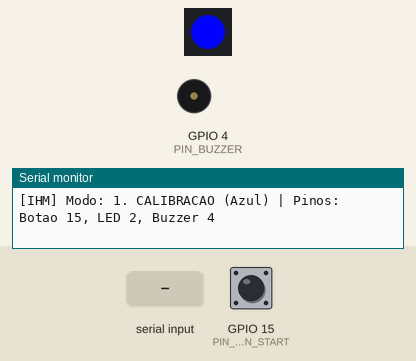
This program was run on a simulated ESP32. On the bench: 1 RGB LEDs in strip order, left to right, buzzer (waves = sounding), the last lines printed to the serial monitor. The inputs (shaded band) are chosen by the test bench; at power-on: GPIO 15 (PIN_BUTTON_START) HIGH.

Above: at 1.8 s.
1.9 s: GPIO 15 (PIN_BUTTON_START) pulled LOW for 1 s
At 4.2 s:
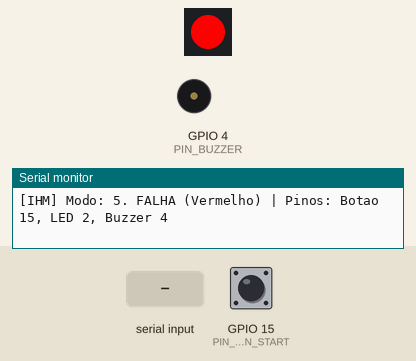
4.9 s: "1" received over Serial
At 6.2 s:
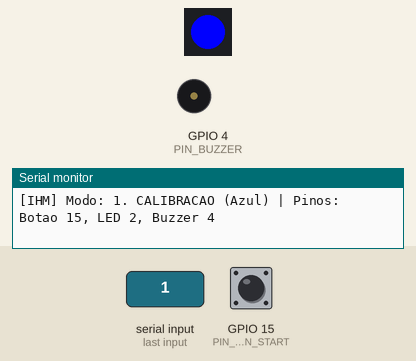
6.5 s: "0" received over Serial
At 7.3 s:
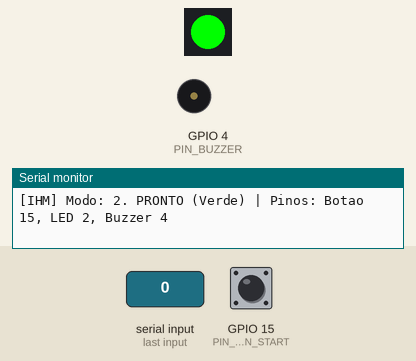
8.1 s: "2" received over Serial
At 8.9 s:
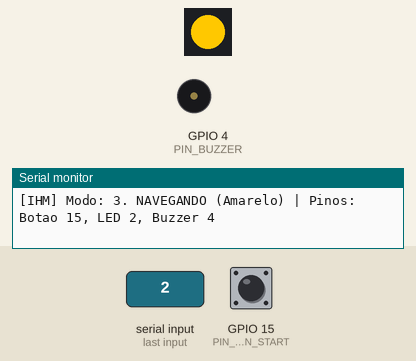
Timing chart, 0 to 10.7 s (numbered marks = the images above; inputs shaded):
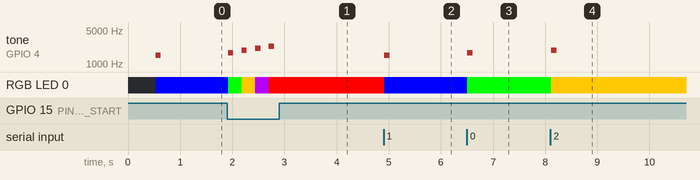

Measured:
- after the input at 1.9 s, tone on GPIO 4 (PIN_BUZZER): plays 1700 Hz for 0.10 s, 1900 Hz for 0.10 s, 2100 Hz for 0.10 s, 2300 Hz for 0.10 s, starting at once; RGB LED 0: RGB(0, 0, 255) → RGB(0, 255, 0) at once, → RGB(255, 200, 0) 0.26 s later, → RGB(180, 0, 255) 0.26 s later, → RGB(255, 0, 0) 0.26 s later
- after the input at 4.9 s, tone on GPIO 4 (PIN_BUZZER): silent → 1500 Hz at once, → silent 0.10 s later; RGB LED 0: RGB(255, 0, 0) → RGB(0, 0, 255) at once
- after the input at 6.5 s, tone on GPIO 4 (PIN_BUZZER): silent → 1700 Hz at once, → silent 0.10 s later; RGB LED 0: RGB(0, 0, 255) → RGB(0, 255, 0) at once
- after the input at 8.1 s, tone on GPIO 4 (PIN_BUZZER): silent → 1900 Hz at once, → silent 0.10 s later; RGB LED 0: RGB(0, 255, 0) → RGB(255, 200, 0) at once

The program:

main.cpp
```cpp
/**
 * ==============================================================================
 * PROJETO MICROMOUSE - GRUPO 1 (PI1 2026.2 FCTE/UnB)
 * FIRMWARE: ISSUE #98 [EAP 3.1.4]
 * Interface de Usuario e Sinalizacao (LED RGB, Buzzer e Botao)
 * ==============================================================================
 * MAPEAMENTO DE PORTAS E PINOS (SHIELD REV 2.0):
 *   - Botao de Largada: GPIO 15 (Pull-Up interno por software)
 *   - LED RGB Status:   GPIO 2  (WS2812B / 5 Estados Operacionais)
 *   - Buzzer Ativo:     GPIO 4  (Alarme Acustico >= 60 dB)
 * ==============================================================================
 */

#include <Arduino.h>
#include <Adafruit_NeoPixel.h>
#include "ihm_driver.h"

Adafruit_NeoPixel strip(1, PIN_RGB_LED, NEO_GRB + NEO_KHZ800);
int mode = 0; // 0=Calib, 1=Pronto, 2=Navegando, 3=Gol, 4=Falha/Bateria
uint32_t last_press = 0;

void set_mode(int new_mode) {
    mode = new_mode % 5;
    VisualPattern_t p = ihm_get_visual_pattern((OperationalState_t)mode);
    strip.setPixelColor(0, strip.Color(p.r, p.g, p.b));
    strip.show();

    // Bipe sonoro de confirmacao no buzzer
    tone(PIN_BUZZER, 1500 + (mode * 200), 100);
    delay(100);
    noTone(PIN_BUZZER);

    const char* names[] = {"1. CALIBRACAO (Azul)", "2. PRONTO (Verde)", "3. NAVEGANDO (Amarelo)", "4. GOL (Roxo)", "5. FALHA (Vermelho)"};
    Serial.printf("[IHM] Modo: %s | Pinos: Botao 15, LED 2, Buzzer 4\n", names[mode]);
}

void setup() {
    Serial.begin(115200);
    delay(500);

    pinMode(PIN_BUTTON_START, INPUT_PULLUP);
    pinMode(PIN_BUZZER, OUTPUT);
    strip.begin();

    Serial.println("\n=======================================================");
    Serial.println("  MICROMOUSE - SINALIZACAO E IHM (ISSUE #98)");
    Serial.println("=======================================================");
    Serial.println("PORTAS E PINOS:");
    Serial.println("  - Botao de Largada: GPIO 15 (Pull-up)");
    Serial.println("  - LED RGB Status:   GPIO 2");
    Serial.println("  - Buzzer Piezo:     GPIO 4");
    Serial.println("=======================================================");
    Serial.println("Pressione o botao (GPIO 15) para alternar entre os 5 estados.");

    set_mode(0);
}

void loop() {
    // Leitura do botao com debounce simples de 50 ms
    if (digitalRead(PIN_BUTTON_START) == LOW) {
        if (millis() - last_press > 250) {
            last_press = millis();
            set_mode(mode + 1);
        }
    }

    if (Serial.available()) {
        Serial.read();
        set_mode(mode + 1);
    }
    delay(20);
}
```

ihm_driver.h
```cpp
#pragma once

#include <stdint.h>
#include <stdbool.h>

#ifdef __cplusplus
extern "C" {
#endif

// ==============================================================================
// MAPEAMENTO DE PINOS - SHIELD REV 2.0 (INTERFACE HOMEM-MAQUINA)
// ==============================================================================
#define PIN_BUTTON_START   15  // Botao de comando fisico (Pull-up interno)
#define PIN_RGB_LED         2  // LED RGB WS2812B / Sinalizacao visual
#define PIN_BUZZER          4  // Buzzer piezoeletrico ativo (>= 60 dB)

#define DEBOUNCE_TIME_MS   50  // Tempo de estabilizacao do botao

// 5 Modos Operacionais do Edital e Requisito RF-ELE05
typedef enum {
    STATE_OP_CALIBRATING = 0, // Modo 1: Calibracao (Azul)
    STATE_OP_READY,           // Modo 2: Pronto para largada (Verde)
    STATE_OP_NAVIGATING,      // Modo 3: Navegando no labirinto (Amarelo)
    STATE_OP_GOAL_REACHED,    // Modo 4: Objetivo alcancado (Roxo)
    STATE_OP_FAULT_LOW_BAT    // Modo 5: Falha / Bateria fraca (Vermelho)
} OperationalState_t;

// Padroes Sonoros do Buzzer (RF-ELE06)
typedef enum {
    BEEP_NONE = 0,
    BEEP_STARTUP_CONFIRM,  // 2 bipes curtos (1 kHz)
    BEEP_START_RUN,        // 1 bipe longo (2 kHz)
    BEEP_GOAL_VICTORY,     // Melodia trifonica de chegada
    BEEP_LOW_BAT_ALARM     // Alarme rapido intermitente (3 kHz)
} BuzzerPattern_t;

typedef struct {
    uint8_t r;
    uint8_t g;
    uint8_t b;
    bool blink;
} VisualPattern_t;

/**
 * @brief Retorna o padrao de cor RGB correspondente ao estado operacional (RF-ELE05).
 */
static inline VisualPattern_t ihm_get_visual_pattern(OperationalState_t state) {
    VisualPattern_t pat;
    switch (state) {
        case STATE_OP_CALIBRATING:
            pat.r = 0;   pat.g = 0;   pat.b = 255; pat.blink = false; // Azul
            break;
        case STATE_OP_READY:
            pat.r = 0;   pat.g = 255; pat.b = 0;   pat.blink = false; // Verde
            break;
        case STATE_OP_NAVIGATING:
            pat.r = 255; pat.g = 200; pat.b = 0;   pat.blink = false; // Amarelo
            break;
        case STATE_OP_GOAL_REACHED:
            pat.r = 180; pat.g = 0;   pat.b = 255; pat.blink = false; // Roxo
            break;
        case STATE_OP_FAULT_LOW_BAT:
        default:
            pat.r = 255; pat.g = 0;   pat.b = 0;   pat.blink = true;  // Vermelho piscante
            break;
    }
    return pat;
}

/**
 * @brief Filtro temporal de debounce para leitura confiavel de botoes.
 */
static inline bool ihm_debounce_filter(bool raw_pressed, uint32_t current_time_ms, uint32_t* last_toggle_ms, bool* current_state) {
    if (raw_pressed != *current_state) {
        if ((current_time_ms - *last_toggle_ms) >= DEBOUNCE_TIME_MS) {
            *current_state = raw_pressed;
            *last_toggle_ms = current_time_ms;
            return true; // Estado alterado e confirmado
        }
    }
    return false;
}

#ifdef __cplusplus
}
#endif
```
